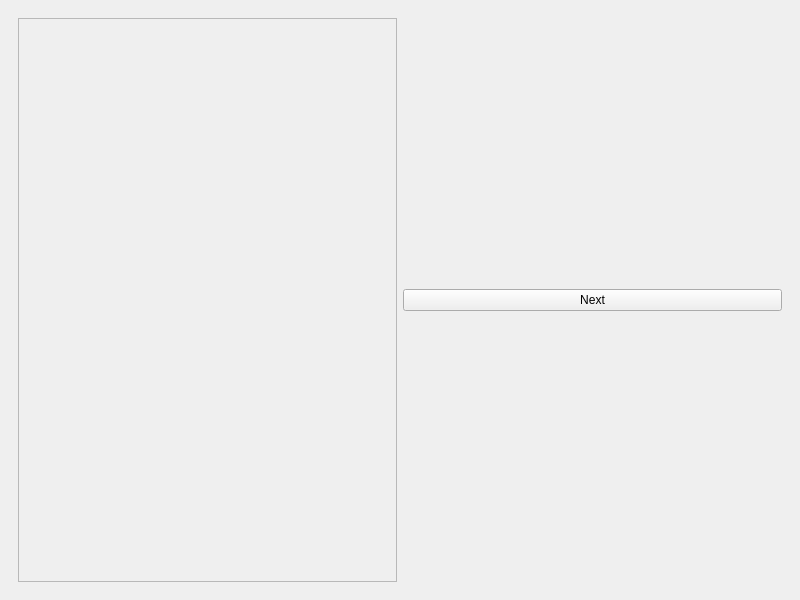
<?xml version="1.0" encoding="UTF-8"?>
<ui version="4.0">
 <class>MainWindow</class>
 <widget class="QMainWindow" name="MainWindow">
  <property name="geometry">
   <rect>
    <x>0</x>
    <y>0</y>
    <width>800</width>
    <height>600</height>
   </rect>
  </property>
  <property name="windowTitle">
   <string>MainWindow</string>
  </property>
  <widget class="QWidget" name="centralwidget">
   <layout class="QHBoxLayout" name="horizontalLayout">
    <item>
     <widget class="QWidget" name="widget" native="true">
      <layout class="QHBoxLayout" name="horizontalLayout_2">
       <item>
        <widget class="QFrame" name="frame">
         <property name="frameShape">
          <enum>QFrame::StyledPanel</enum>
         </property>
         <property name="frameShadow">
          <enum>QFrame::Raised</enum>
         </property>
         <layout class="QHBoxLayout" name="horizontalLayout_3">
          <item>
           <layout class="QGridLayout" name="gridLayout"/>
          </item>
         </layout>
        </widget>
       </item>
       <item>
        <widget class="QPushButton" name="pushButton">
         <property name="text">
          <string>Next</string>
         </property>
        </widget>
       </item>
      </layout>
     </widget>
    </item>
   </layout>
  </widget>
 </widget>
 <resources/>
 <connections/>
</ui>
